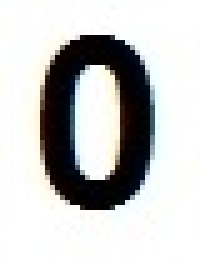
#> input picture chaincode+kodebelok/img/0_arial.jpg, 40 x 52 px (shown 5 times larger)
$ python classification.py   (Python 2 division)   (older library calls are emulated)
#> lines starting #> are read from the running program, lines starting #| are printed output that depends on the picture; after the words box and inside, x2 and y2 are one past the last pixel; in counts of white or black regions, pixels touching at a corner belong together
### chaincode+kodebelok/chaincode.py
from scipy import misc
import numpy as np
import matplotlib.pyplot as plt
import copy

img = misc.imread('img/0_arial.jpg')
#> img is the input picture: shape (52, 40, 3); mean R, G, B 196.4, 196.7, 196
#bw = np.zeros((img.shape[0],img.shape[1]))


bwim = (0.2989 * img[:,:,0] + 0.587 * img[:,:,1] + 0.114 * img[:,:,2]).astype(np.uint8) #grayscale
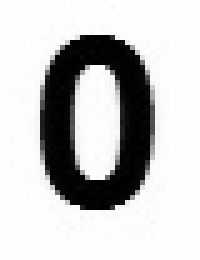
#> bwim: shape (52, 40) (shown 5 times larger); min 0, max 254, mean 196

binary =  bwim < 128 #blackwhite
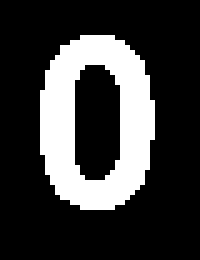
#> binary: shape (52, 40) bool (shown 5 times larger); 23.1% white; 1 white region, box (x1, y1, x2, y2) and area: (8, 7, 31, 42) 480


bw = np.argwhere(binary)[0] #return index dari array hasil dari operasi boolean/ index dimana bwim < 128 rubah jadi list biasa
#> bw = [7, 16]

b = (bw - (0,1)).tolist()
#> b = [7, 15]
firstpix = bw.tolist()
#> firstpix = [7, 16]

alphanumeric = ['A', 'B', 'C', 'D', 'E', 'F', 'G', 'H', 'I', 'J', 'K', 'L', 'M',
'N', 'O', 'P', 'Q', 'R', 'S', 'T', 'U', 'V', 'W', 'X', 'Y', 'Z', '0','1', '2',
'3', '4', '5', '6', '7', '8', '9']


def getDirection(firstpix, b):
    dir = 0
    row = firstpix[0]
    col = firstpix[1]
    if b == [row, col+1]:
        dir = 0
    if b == [row-1, col+1]:
        dir = 1
    if b == [row-1, col]:
        dir = 2
    if b == [row-1, col-1]:
        dir = 3
    if b == [row, col-1]:
        dir = 4
    if b == [row+1, col-1]:
        dir = 5
    if b == [row+1, col]:
        dir = 6
    if b == [row+1, col+1]:
        dir = 7

    return dir

def getIndex(dir, firstpix):
    row = firstpix[0]
    col = firstpix[1]
    if dir == 0:
        grid = [row, col+1]
    if dir == 1:
        grid = [row-1, col+1]
    if dir == 2:
        grid = [row-1, col]
    if dir == 3:
        grid = [row-1, col-1]
    if dir == 4:
        grid = [row, col-1]
    if dir == 5:
        grid = [row+1, col-1]
    if dir == 6:
        grid = [row+1, col]
    if dir == 7:
        grid = [row+1, col+1]

    return grid

# [139 lines left out: functions getChaincode, KodeBelok, levenshtein, classify, wr, not called in this run]
#
# def rd(content):
#     with open('/Users/dhikanbiya/Dropbox/Kuliah/IF_semester_1/Pattern Recognation/IF5181/chaincode+kodebelok/kamus','r') as f:
#         raw = f.read().split('\n')


# [8 lines that do not run on import are left out]
    # [6 lines of commented-out code are left out]

### chaincode+kodebelok/functions.py
from scipy import misc
import numpy as np
import math
import copy
import chaincode
import matplotlib.pyplot as plt

example = misc.imread('A_arial.jpg')
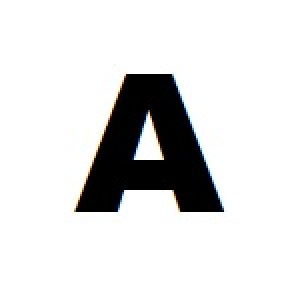
#> input picture chaincode+kodebelok/A_arial.jpg, 146 x 144 px (shown 2 times larger)
#> example is the input picture: shape (144, 146, 3); mean R, G, B 220, 220, 220
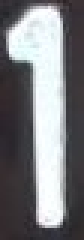
#> input picture Edge Detection/plat/1.jpg, 28 x 80 px, found by its file name (shown 3 times larger)
#> further down, example is the input picture: shape (80, 28, 3); mean R, G, B 123.6, 124.1, 127.3
bw = np.zeros((example.shape[0], example.shape[1]))
objectsList = []

# PREPROCESSING

def getBW(img):
    for row in xrange(img.shape[0]):
        for col in xrange(img.shape[1]):
            if (np.sum(img[row][col]))/3 > 128: # depends on the image file
                bw[row][col] = 0
            else:
                bw[row][col] = 1
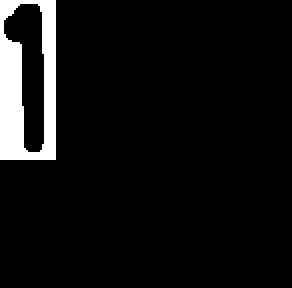
#> bw: shape (144, 146) float64 (shown 2 times larger); values 0 (black) and 1 (white), 6.5% white; 1 white region, box (x1, y1, x2, y2) and area: (0, 0, 28, 80) 1361
    return bw

def findPixel(obj):
    bpixel = (0, 0)
    wpixel = (0, 0)
    for row in xrange(obj.shape[0]):
        for col in xrange(obj.shape[1]):
            if obj[row][col] == 1:
                bpixel = (row, col)
                wpixel = (row, col-1)
                return bpixel, wpixel

# segment image
def segmentation(img):
    # for now, use the same algorithm as getBorderElm, as dfs without thinning
    # would be costly
    # detail description on getChainCode
    imgcopy = np.copy(img)
    objectsList = []
    while np.any(imgcopy) == True:
        borderElm = []
        curInd, backtrack = findPixel(imgcopy)
        borderElm.append(curInd)
        flag = copy.copy(curInd)
        flagstat = False # mark starting pixel

        while flagstat == False:
            pixVal = imgcopy.item(backtrack)
            direction = chaincode.getDirection(curInd, backtrack)
            index = (0, 0)
            while pixVal != 1:
                direction = (direction+1) % 8
                newpixel = chaincode.getIndex(direction, curInd)
                pixVal = imgcopy.item(newpixel)
                if pixVal == 0:
                    backtrack = copy.copy(newpixel)
                else:
                    curInd = copy.copy(newpixel)
                    borderElm.append(curInd)

            if curInd == flag:
                flagstat = True

        # we will slice object and rescale it
        lowerBound = map(min, zip(*borderElm)) #bottom-right index
        upperBound = map(max, zip(*borderElm)) #top-left index
        temp = img[lowerBound[0]:upperBound[0]+1, lowerBound[1]:upperBound[1]+1]
        newobj = scaling(temp)
        #save rescaled image to objectsList
        objectsList.append(newobj.tolist())
        imgcopy[lowerBound[0]:upperBound[0]+1, lowerBound[1]:upperBound[1]+1] = 0
#> this loop made 1 pass
#> after the loop, objectsList = []

    # for now, lower and upper bounds are not saved since test picture is not
    # skewed and it only consists of capital letters, so 'coincidentally'
    # the computer reads it as human would read it. if features were to be
    # extracted from photo taken by user, chances are the photo will be skewed
    # a little, if not much, and therefore there's no guarantee that the program
    # will still read such photo the human way

    # for testing only
    plt.imshow(np.asarray(objectsList[0]), cmap = 'Greys')
    plt.show()

    return objectsList

# supposedly rescale an object to 40x40
# but rescale to 25x25 instead
# still not working the right way
# [306 lines left out: functions scaling, zhangSuen, getDirection, getIndex, getChainCode, getKodeBelok and 1 more, not called in this run]

# [51 lines that do not run on import are left out]

### chaincode+kodebelok/classification.py
from scipy import misc
import numpy as np
import math
import copy
import matplotlib.pyplot as plt
import functions

example = misc.imread('D:\Codes\pengenalan pola\chaincode\plat\\1.jpg')
bw = np.zeros((example.shape[0], example.shape[1]))
objectsList = []

alphanumeric = ['A', 'B', 'C', 'D', 'E', 'F', 'G', 'H', 'I', 'J', 'K', 'L', 'M',
'N', 'O', 'P', 'Q', 'R', 'S', 'T', 'U', 'V', 'W', 'X', 'Y', 'Z', '0', '1', '2',
'3', '4', '5', '6', '7', '8', '9']

# straighforward copy from wikibooks
# [57 lines left out: functions levenshtein, classify, not called in this run]
    # return plateNum

if __name__ == '__main__':

    # sementara
    bw = functions.getBW(example)
    plt.imshow(bw, cmap = 'Greys')
    plt.show()
#> (the run stopped early here; a loop or call above may not have finished)
